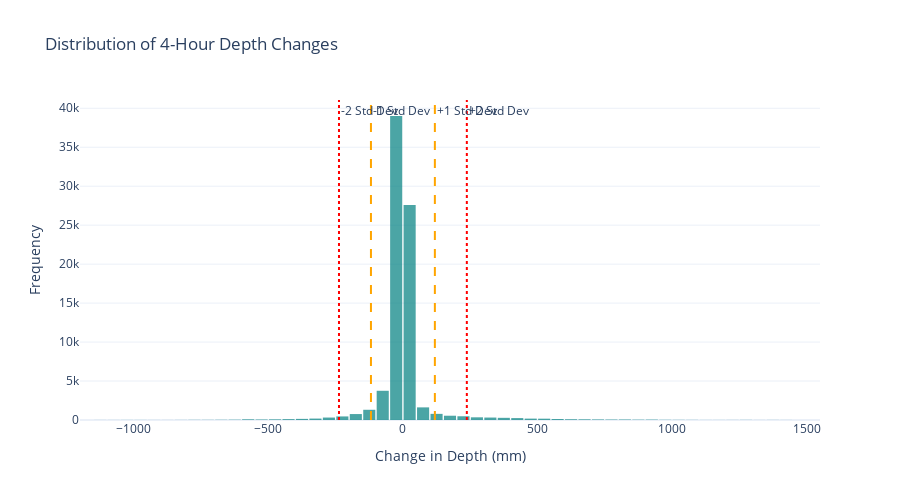

Here is the notebook cell this chart was saved with:
### Markdown cell above
### analyze the change rate of the streamway depth

### Code cell
# --- DEPTH CHANGE DISTRIBUTION ANALYSIS ---
# We analyze how much the streamway depth typically changes over our forecast horizon (4 hours).
# This gives us a baseline for "expected volatility" and helps set reasonable confidence intervals.

# Calculate 4-hour change (24 steps of 10 mins)
horizon_steps = 4 * 6
df_streamway['depth_change_4h'] = df_streamway['streamway_depth_mm'].diff(horizon_steps)

# Calculate Statistics
change_stats = df_streamway['depth_change_4h'].describe()
std_dev_4h = df_streamway['depth_change_4h'].std()
percentiles = df_streamway['depth_change_4h'].quantile([0.01, 0.05, 0.95, 0.99])

print("Statistics for 4-Hour Depth Changes:")
print(f"Mean Change: {change_stats['mean']:.2f} mm")
print(f"Std Dev: {std_dev_4h:.2f} mm")
print(f"Max Rise (4h): {change_stats['max']:.2f} mm")
print(f"Max Drop (4h): {change_stats['min']:.2f} mm")
print("\nPercentiles:")
print(percentiles)

# Plot Distribution
fig = go.Figure()
fig.add_trace(go.Histogram(
    x=df_streamway['depth_change_4h'].dropna(), 
    nbinsx=100, 
    name='4h Change',
    marker_color='teal',
    opacity=0.7
))

# Add lines for Std Dev
fig.add_vline(x=std_dev_4h, line_dash="dash", line_color="orange", annotation_text="+1 Std Dev")
fig.add_vline(x=-std_dev_4h, line_dash="dash", line_color="orange", annotation_text="-1 Std Dev")
fig.add_vline(x=2*std_dev_4h, line_dash="dot", line_color="red", annotation_text="+2 Std Dev")
fig.add_vline(x=-2*std_dev_4h, line_dash="dot", line_color="red", annotation_text="-2 Std Dev")

fig.update_layout(
    title='Distribution of 4-Hour Depth Changes',
    xaxis_title='Change in Depth (mm)',
    yaxis_title='Frequency',
    template='plotly_white',
    bargap=0.1,
    height=500
)
fig.show()

### Figure 1 — Plotly figure (JSON) as saved in the notebook; plotly's stock layout.template omitted (floating-point values rounded to 4 significant figures; data arrays with more than 128 entries replaced by an {"elided": "..."} marker saying what was removed)
{"data": [{"marker": {"color": "teal"}, "name": "4h Change", "nbinsx": 100, "opacity": 0.7, "type": "histogram", "x": {"elided": "79710 float values"}}], "layout": {"annotations": [{"showarrow": false, "text": "+1 Std Dev", "x": 118.8, "xanchor": "left", "xref": "x", "y": 1, "yanchor": "top", "yref": "y domain"}, {"showarrow": false, "text": "-1 Std Dev", "x": -118.8, "xanchor": "left", "xref": "x", "y": 1, "yanchor": "top", "yref": "y domain"}, {"showarrow": false, "text": "+2 Std Dev", "x": 237.5, "xanchor": "left", "xref": "x", "y": 1, "yanchor": "top", "yref": "y domain"}, {"showarrow": false, "text": "-2 Std Dev", "x": -237.5, "xanchor": "left", "xref": "x", "y": 1, "yanchor": "top", "yref": "y domain"}], "bargap": 0.1, "height": 500, "shapes": [{"line": {"color": "orange", "dash": "dash"}, "type": "line", "x0": 118.8, "x1": 118.8, "xref": "x", "y0": 0, "y1": 1, "yref": "y domain"}, {"line": {"color": "orange", "dash": "dash"}, "type": "line", "x0": -118.8, "x1": -118.8, "xref": "x", "y0": 0, "y1": 1, "yref": "y domain"}, {"line": {"color": "red", "dash": "dot"}, "type": "line", "x0": 237.5, "x1": 237.5, "xref": "x", "y0": 0, "y1": 1, "yref": "y domain"}, {"line": {"color": "red", "dash": "dot"}, "type": "line", "x0": -237.5, "x1": -237.5, "xref": "x", "y0": 0, "y1": 1, "yref": "y domain"}], "title": {"text": "Distribution of 4-Hour Depth Changes"}, "xaxis": {"title": {"text": "Change in Depth (mm)"}}, "yaxis": {"title": {"text": "Frequency"}}}}
